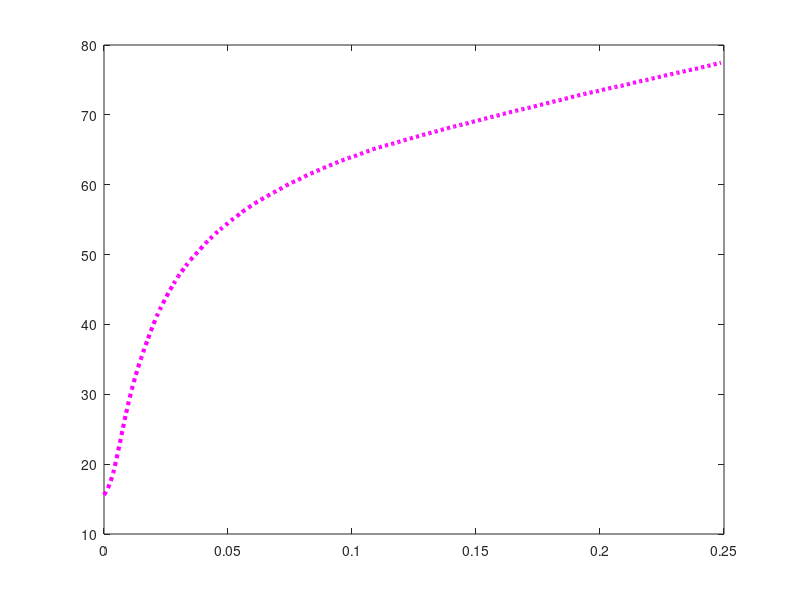

The MATLAB script that drew this image:
plot([0.000000 0.001250 0.002500 0.003750 0.005000 0.006250 0.007500 0.008750 0.010000 0.011250 0.012500 0.013750 0.015000 0.016250 0.017500 0.018750 0.020000 0.021250 0.022500 0.023750 0.025000 0.026250 0.027500 0.028750 0.030000 0.031250 0.032500 0.033750 0.035000 0.036250 0.037500 0.038750 0.040000 0.041250 0.042500 0.043750 0.045000 0.046250 0.047500 0.048750 0.050000 0.051250 0.052500 0.053750 0.055000 0.056250 0.057500 0.058750 0.060000 0.061250 0.062500 0.063750 0.065000 0.066250 0.067500 0.068750 0.070000 0.071250 0.072500 0.073750 0.075000 0.076250 0.077500 0.078750 0.080000 0.081250 0.082500 0.083750 0.085000 0.086250 0.087500 0.088750 0.090000 0.091250 0.092500 0.093750 0.095000 0.096250 0.097500 0.098750 0.100000 0.101250 0.102500 0.103750 0.105000 0.106250 0.107500 0.108750 0.110000 0.111250 0.112500 0.113750 0.115000 0.116250 0.117500 0.118750 0.120000 0.121250 0.122500 0.123750 0.125000 0.126250 0.127500 0.128750 0.130000 0.131250 0.132500 0.133750 0.135000 0.136250 0.137500 0.138750 0.140000 0.141250 0.142500 0.143750 0.145000 0.146250 0.147500 0.148750 0.150000 0.151250 0.152500 0.153750 0.155000 0.156250 0.157500 0.158750 0.160000 0.161250 0.162500 0.163750 0.165000 0.166250 0.167500 0.168750 0.170000 0.171250 0.172500 0.173750 0.175000 0.176250 0.177500 0.178750 0.180000 0.181250 0.182500 0.183750 0.185000 0.186250 0.187500 0.188750 0.190000 0.191250 0.192500 0.193750 0.195000 0.196250 0.197500 0.198750 0.200000 0.201250 0.202500 0.203750 0.205000 0.206250 0.207500 0.208750 0.210000 0.211250 0.212500 0.213750 0.215000 0.216250 0.217500 0.218750 0.220000 0.221250 0.222500 0.223750 0.225000 0.226250 0.227500 0.228750 0.230000 0.231250 0.232500 0.233750 0.235000 0.236250 0.237500 0.238750 0.240000 0.241250 0.242500 0.243750 0.245000 0.246250 0.247500 0.248750 ], [15.587158 16.304932 17.313232 18.773193 20.700684 22.767334 24.930420 27.059326 28.969727 30.776367 32.368164 33.852539 35.197754 36.508789 37.733154 38.913574 40.072021 41.160889 42.125244 43.009033 43.859863 44.703369 45.458984 46.206055 46.917725 47.550049 48.135986 48.723145 49.282227 49.775391 50.266113 50.739746 51.246338 51.733398 52.177734 52.592773 53.009033 53.403320 53.779297 54.136963 54.521484 54.902344 55.208740 55.538330 55.914307 56.242676 56.536865 56.848145 57.143555 57.425537 57.674561 57.962646 58.209229 58.461914 58.730469 58.946533 59.194336 59.425049 59.692383 59.938965 60.157471 60.386963 60.568848 60.782471 61.014404 61.239014 61.459961 61.649170 61.833496 62.027588 62.239990 62.432861 62.612305 62.791748 62.988281 63.153076 63.327637 63.504639 63.675537 63.834229 63.974609 64.116211 64.281006 64.443359 64.631348 64.783936 64.940186 65.113525 65.253906 65.372314 65.507812 65.625000 65.747070 65.856934 65.979004 66.121826 66.257324 66.395264 66.520996 66.641846 66.760254 66.887207 67.011719 67.143555 67.253418 67.374268 67.507324 67.623291 67.741699 67.860107 67.987061 68.110352 68.226318 68.332520 68.437500 68.552246 68.654785 68.768311 68.897705 69.016113 69.124756 69.224854 69.361572 69.460449 69.582520 69.693604 69.802246 69.919434 70.036621 70.150146 70.280762 70.377197 70.490723 70.599365 70.710449 70.809326 70.910645 71.004639 71.121826 71.232910 71.343994 71.450195 71.556396 71.667480 71.774902 71.896973 71.997070 72.106934 72.213135 72.333984 72.438965 72.558594 72.670898 72.780762 72.889404 72.995605 73.085938 73.206787 73.293457 73.378906 73.493652 73.594971 73.702393 73.793945 73.886719 73.991699 74.086914 74.166260 74.279785 74.376221 74.495850 74.605713 74.710693 74.812012 74.904785 74.991455 75.106201 75.222168 75.314941 75.421143 75.520020 75.632324 75.728760 75.825195 75.931396 76.020508 76.118164 76.221924 76.336670 76.423340 76.511230 76.594238 76.694336 76.812744 76.920166 77.022705 77.127686 77.241211 77.354736 77.465820 ], ':m', 'LineWidth', 3);